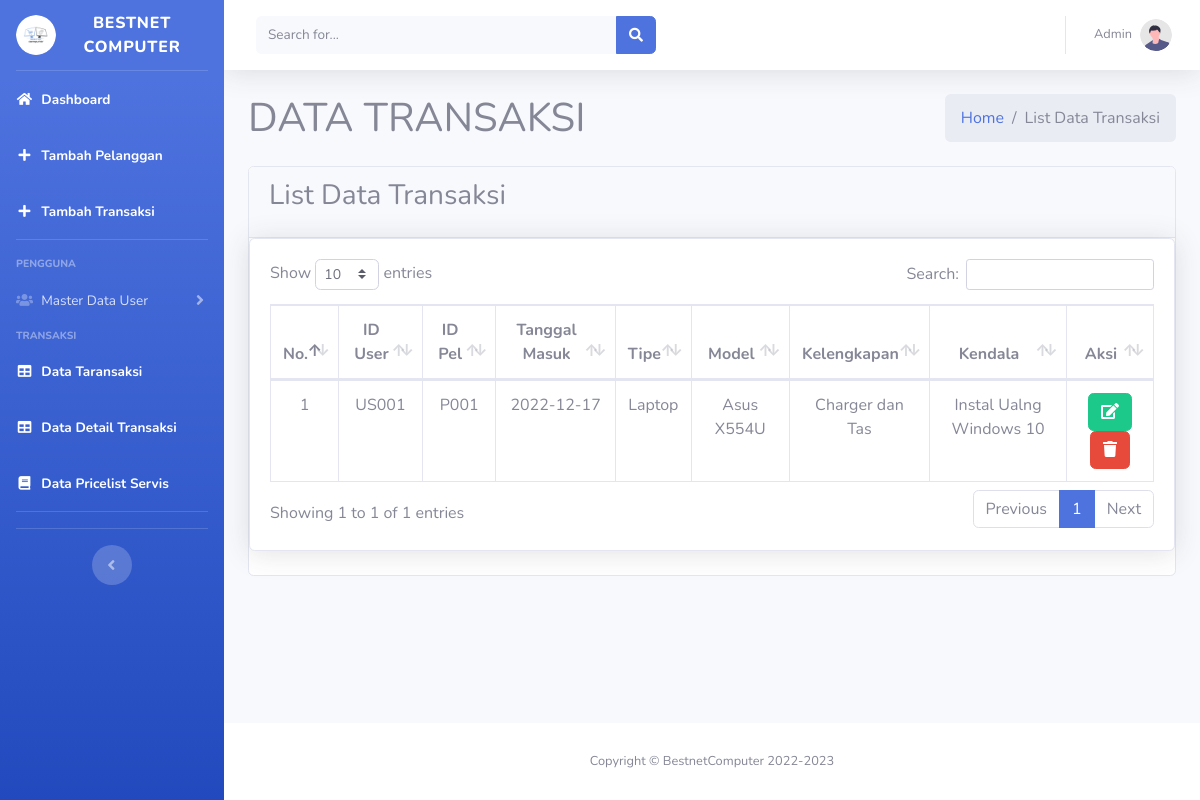
/index.php/transaksi, run on an earlier commit of the app's database.
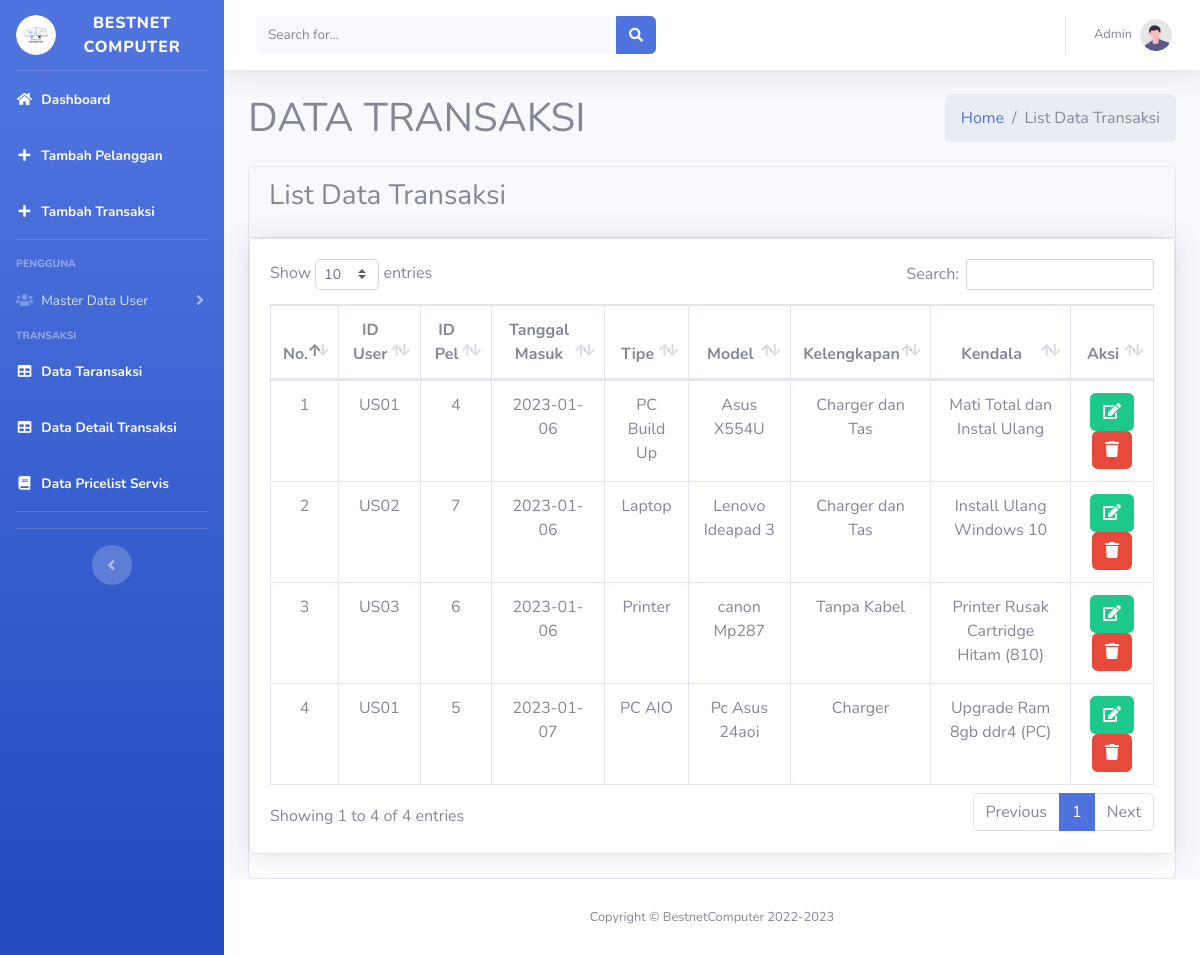
And on a later commit of the database.
### tables this page shows
CREATE TABLE `tbl_transaksi` (
  `Id_Transaksi` int(11) NOT NULL AUTO_INCREMENT,
  `Id_User` varchar(11) DEFAULT NULL,
  `Id_Pelanggan` int(11) DEFAULT NULL,
  `Tanggal_Masuk` date DEFAULT NULL,
  `Tipe` enum('Laptop','Printer','Proyektor','PC AIO','PC Build Up','PC Rakitan','Scanner','Monitor') DEFAULT NULL,
  `Model` varchar(50) DEFAULT NULL,
  `Kelengkapan` varchar(100) DEFAULT NULL,
  `Kendala` varchar(100) DEFAULT NULL,
  PRIMARY KEY (`Id_Transaksi`),
  KEY `Id_User` (`Id_User`),
  KEY `tbl_transaksi_ibfk_3` (`Id_Pelanggan`),
  CONSTRAINT `tbl_transaksi_ibfk_2` FOREIGN KEY (`Id_User`) REFERENCES `tbl_user` (`Id_User`) ON DELETE CASCADE ON UPDATE CASCADE,
  CONSTRAINT `tbl_transaksi_ibfk_3` FOREIGN KEY (`Id_Pelanggan`) REFERENCES `tbl_pelanggan` (`Id_Pelanggan`) ON DELETE CASCADE ON UPDATE CASCADE
);

CREATE TABLE `tbl_user` (
  `Id_User` varchar(11) NOT NULL,
  `Username` varchar(50) DEFAULT NULL,
  `Password` varchar(50) DEFAULT NULL,
  `Level` enum('Administrator','User','Teknisi') NOT NULL,
  `Nama` varchar(50) DEFAULT NULL,
  PRIMARY KEY (`Id_User`),
  KEY `tbl_user_ibfk_1` (`Level`)
);

### application/libraries/Template.php (called while the page is built, shortened)
<?php
class Template {
    var $data_template = [];
    function set($name, $value){
        $this->data_template[$name] = $value;
    }
    function load($template = '', $fileview = '', $dataview= [], $return = FALSE)
    {
        $this->CI =& get_instance();
        $this->set('content', $this->CI->load->view($fileview, $dataview, TRUE));
        return $this->CI->load->view($template, $this->data_template, $return);
    }
}

### application/controllers/Transaksi.php (called while the page is built, shortened)
<?php
class Transaksi extends CI_Controller
{
	public function index()
	{
		$data = [
			'judul' => 'DATA TRANSAKSI',
			'subjudul' => 'List Data Transaksi',
			'datatransaksi' => $this->MTransaksi->tampilJoinUser()->result(),
			'datapelanggan' => $this->MTransaksi->tampilJoinPelanggan()->result(),
		];
		$this->template->load('pages_admin/index', 'dt_transaksi/v_transaksi', $data);
	}
}

### index.php (called while the page is built, shortened)
<?php
require_once BASEPATH.'core/CodeIgniter.php';

### application/models/MTransaksi.php (called while the page is built, shortened)
<?php
class MTransaksi extends CI_Model
{
	public function tampilJoinUser()
	{
		$this->db->select('*');
		$this->db->from('tbl_transaksi');
		$this->db->join('tbl_user', 'tbl_transaksi.Id_User = tbl_user.Id_User', 'left');
		$query = $this->db->get();
		return $query;
	}
	public function tampilJoinPelanggan()
	{
		$this->db->select('*');
		$this->db->from('tbl_transaksi');
		$this->db->join('tbl_pelanggan', 'tbl_transaksi.Id_Pelanggan = tbl_pelanggan.Id_Pelanggan', 'left');
		$query = $this->db->get();
		return $query;
	}
}

### application/views/dt_transaksi/v_transaksi.php (the view, shortened to what this page needs)
<div class="card card-primary">
	<div class="card-header">
		<h3 class="card-title"><?= $subjudul ?></h3>
	</div>
	<div class="card shadow mb-4">
		<div class="card-body">
			<div class="table-responsive">
				<table class="table table-bordered text-center" id="dataTable" width="100%" cellspacing="0">
					<thead>
						<th>No.</th>
						<th>ID User</th>
						<th>ID Pel</th>
						<th>Tanggal Masuk</th>
						<th>Tipe</th>
						<th>Model</th>
						<th>Kelengkapan</th>
						<th>Kendala</th>
						<th>Aksi</th>
					</thead>
					<tbody>
						<?php $Id_Transaksi = 1; ?>
						<?php foreach ($datatransaksi as $key) {
						?>
							<tr>
								<td><?= $Id_Transaksi++; ?></td>
								<td><?php echo $key->Id_User ?></td>
								<td><?php echo $key->Id_Pelanggan ?></td>
								<td><?php echo $key->Tanggal_Masuk ?></td>
								<td><?php echo $key->Tipe ?></td>
								<td><?php echo $key->Model ?></td>
								<td><?php echo $key->Kelengkapan ?></td>
								<td><?php echo $key->Kendala ?></td>
								<td>
									<a href="<?= site_url('transaksi/edit/' . $key->Id_Transaksi) ?>" class="btn btn-success"><i class="fa fa-edit"></i></a>
									<a href="<?= site_url('transaksi/hapus/' . $key->Id_Transaksi) ?>" class="btn btn-danger"><i class="fa fa-trash"></i></a>
								</td>
							</tr>
						<?php } ?>
					</tbody>
				</table>
			</div>
		</div>
	</div>
</div>

What changed in the data, as far as the page shows it:
removed tbl_transaksi: Id_User.Id_User "US001", Id_Pelanggan "P001", Tanggal_Masuk "2022-12-17", Tipe "Laptop", Model "Asus X554U", Kelengkapan "Charger dan Tas", Kendala "Instal Ualng Windows 10"
added tbl_transaksi: Id_User.Id_User "US01", Id_Pelanggan "4", Tanggal_Masuk "2023-01-06", Tipe "PC Build Up", Model "Asus X554U", Kelengkapan "Charger dan Tas", Kendala "Mati Total dan Instal Ulang"
added tbl_transaksi: Id_User.Id_User "US02", Id_Pelanggan "7", Tanggal_Masuk "2023-01-06", Tipe "Laptop", Model "Lenovo Ideapad 3", Kelengkapan "Charger dan Tas", Kendala "Install Ulang Windows 10"
added tbl_transaksi: Id_User.Id_User "US03", Id_Pelanggan "6", Tanggal_Masuk "2023-01-06", Tipe "Printer", Model "canon Mp287", Kelengkapan "Tanpa Kabel", Kendala "Printer Rusak Cartridge Hitam (810)"
added tbl_transaksi: Id_User.Id_User "US01", Id_Pelanggan "5", Tanggal_Masuk "2023-01-07", Tipe "PC AIO", Model "Pc Asus 24aoi", Kelengkapan "Charger", Kendala "Upgrade Ram 8gb ddr4 (PC)"
Also different on the page:
text written by a page script: "Show entries Search: Showing 1 to 1 of 1 entries Previous 1 Next" → "Show entries Search: Showing 1 to 4 of 4 entries Previous 1 Next"
